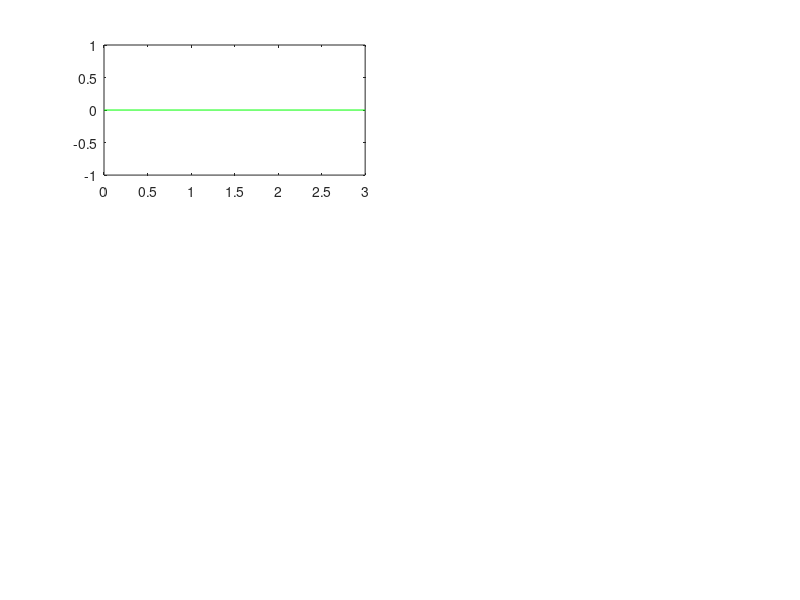

This chart was generated by the following MATLAB code: (Note: this script raises an error after producing the figure.)
clear all; clc; close all;
% general_folder = '/data/FaezehRahbar/Projects/OSL_STE_multi-robot/Results/webots';

for a=1
%     if(a==1), folder_list = dir([general_folder '/0_no_com_no_coor/1_robot']); end
%     if(a==2), folder_list = dir([general_folder '/0_no_com_no_coor/2_robots']); end
%     if(a==3), folder_list = dir([general_folder '/0_no_com_no_coor/3_robots']); end
%     
%     if(a==4), folder_list = dir([general_folder '/1_com_no_coor/2_robots']); end
%     if(a==5), folder_list = dir([general_folder '/1_com_no_coor/3_robots']); end
%     if(a==8), folder_list = dir('/data/FaezehRahbar/Projects/OSL_STE_multi-robot/Results/1_com_no_coor/3_robots_2'); end
%     
%     if(a==6), folder_list = dir([general_folder '/2_com_coor/2_robots']); end
%     if(a==7), folder_list = dir([general_folder '/2_com_coor/3_robots']); end
%     if(a==9), folder_list = dir('/data/FaezehRahbar/Projects/OSL_STE_multi-robot/Results/2_com_coor/3_robots_2'); end
%     
%     if(a==10), folder_list = dir('/data/FaezehRahbar/Projects/OSL_STE_multi-robot/Results/friends_goal_prediction/2_robots'); end
%     if(a==11), folder_list = dir('/data/FaezehRahbar/Projects/OSL_STE_multi-robot/Results/friends_goal_prediction/3_robots'); end
%     
%     if(a==12), folder_list = dir('/data/FaezehRahbar/Projects/OSL_STE_multi-robot/Results/2nd_round/2/2_robots'); end
%     if(a==13), folder_list = dir('/data/FaezehRahbar/Projects/OSL_STE_multi-robot/Results/2nd_round/2/3_robots'); end
%     
%     if(a==0), folder_list = dir('/data/FaezehRahbar/Projects/OSL_STE_multi-robot/Results/new_braitenberg_internal_timeout'); end
    
    % choose the folders
    folder_list = dir('/home/wjin/Workspace/plume_model_learning_wind_speed_0.75/Results/results_test_maps_4000_dataset/2');
    folder_list = folder_list(~ismember({folder_list.name},{'.','..','current'}));
    folder_list = folder_list([folder_list.isdir]);
    exp_number = length(folder_list);
    
    % empty arrays
    expected_list = zeros(exp_number, 5);
    max_list = zeros(exp_number, 5);
    num_iteration = zeros(exp_number,1);
    entropy_list = zeros(exp_number,1);
    travelled_dist = zeros(exp_number,1);
    spent_time = zeros(exp_number,1);
    
    
    %% gather stats
    for i=1:exp_number
        folder_name = [folder_list(end-i+1).folder, '/', folder_list(end-i+1).name];
        % multiple robots
        robot_list = dir(folder_name);
        robot_list = robot_list(~ismember({robot_list.name},{'.','..'}));
        robot_list = robot_list([robot_list.isdir]);
        ID = arrayfun(@(struct) str2num(struct.name),robot_list);
        % ground truth and other params
        params = my_text2struct([[folder_name, '/', num2str(ID(1))], '/param_log.csv']);
        source_real_position = params.source_position;
        Q_min = params.min_maxs(1); Q_max = params.min_maxs(2);
        source_position_min = [params.min_maxs(3),params.min_maxs(5)];
        source_position_max = [params.min_maxs(4),params.min_maxs(6)];
        a_y_min = params.min_maxs(7); a_y_max = params.min_maxs(8);
        b_y_min = params.min_maxs(9); b_y_max = params.min_maxs(10);
        Q_nbins = params.nbins(1);
        x_nbins = params.nbins(2);
        y_nbins = params.nbins(3);
        a_y_nbins = params.nbins(4);
        b_y_nbins = params.nbins(5);
        finish_time = 10e+10; % just an initialization
        for j=1:params.number_of_robots
            folder_name_ID = [folder_name, '/', num2str(ID(j))];
            % data files :
            %position_history = dlmread([folder_name_ID, '/goal_position.csv']); %position_history
            expected_a_posteriori = dlmread([folder_name_ID '/expected_a_posteriori.csv']);
            max_a_posteriori = dlmread([folder_name_ID '/max_a_posteriori.csv']);
            entropy = dlmread([folder_name_ID '/entropy.csv']);
            % data extraction from the robot who finished first:
            if(entropy(end,2) < finish_time)
                finish_time = entropy(end,2);
                spent_time(i) = finish_time;%/1000;
                %expected_list(i,:) = expected_a_posteriori(end,2:end-2);
                expected_list(i,:) = expected_a_posteriori(end,2:end) - [source_real_position(1) source_real_position(2) 0 0 0];
                if(isnan(expected_list(i,1))) 
                    expected_list(i,:) = expected_a_posteriori(end-1,2:end) - [source_real_position(1) source_real_position(2) 0 0 0];
                end
                %max_list(i,:) = max_a_posteriori(end,3:end-2);
                max_list(i,:) = max_a_posteriori(end,2:end) - [source_real_position(1) source_real_position(2) 0 0 0];
                entropy_list(i) = entropy(end,1);
            end
            %         num_iteration(i) = num_iteration(i) + sum(entropy(:,2) < finish_time);
            %         travelled_dist(i) = travelled_dist(i) + travelled_distance_calculation(position_history,1,sum(entropy(:,2) < finish_time));
        end
        for j=1:params.number_of_robots
            folder_name_ID = [folder_name, '/', num2str(ID(j))];
            position_history = dlmread([folder_name_ID, '/goal_position.csv']);
            num_iteration(i) = num_iteration(i) + sum(position_history(:,5) < finish_time);
            travelled_dist(i) = travelled_dist(i) + travelled_distance_calculation(position_history,1,sum(position_history(:,5) < finish_time));
            if(travelled_dist(i) > 2e4)
                disp(folder_name_ID);
                params.number_of_robots
            end
        end
%         if(entropy_list(i) > 0.05), rmdir(folder_name, 's'); end
    end
    %%
%     bad_runs = entropy_list>0.1;
%     travelled_dist(bad_runs)=[];
%     spent_time(bad_runs)=[];
%     num_iteration(bad_runs)=[];
%     expected_list(bad_runs,:)=[];
%     max_list(bad_runs,:)=[];
%     entropy_list(bad_runs,:)=[];
    
    %% plot
    f0 = figure('Position', [-1919          28         753        1066]);
    
    if(size(expected_list,2)==6)
        
        subplot(3,2,1);
        plot([0,3], [source_real_position(1), source_real_position(1)], 'g');
        hold on;
        boxplot([expected_list(:,2), max_list(:,2)]);
        ylim([source_position_min(1) source_position_max(1)]);
        xticklabels({'expected','max'})
        grid on;
        title('X');
        
        subplot(3,2,3);
        plot([0,3], [source_real_position(2), source_real_position(2)], 'g');
        hold on;
        boxplot([expected_list(:,3), max_list(:,3)]);
        ylim([source_position_min(2) source_position_max(2)]);
        xticklabels({'expected','max'})
        grid on;
        title('Y');
        
        subplot(3,2,5);
        plot([0,3], [source_real_position(3), source_real_position(3)], 'g');
        hold on;
        boxplot([expected_list(:,4), max_list(:,4)]);
        ylim([source_position_min(3) source_position_max(3)]);
        xticklabels({'expected','max'})
        grid on;
        title('Z');
        
        subplot(3,2,2);
        boxplot([expected_list(:,1), max_list(:,1)]);
        ylim([Q_min Q_max]);
        xticklabels({'expected','max'})
        grid on;
        title('Q');
        
        subplot(3,2,4);
        boxplot([expected_list(:,5), max_list(:,5)]);
        ylim([a_y_min a_y_max]);
        xticklabels({'expected','max'})
        grid on;
        title('Sigma_a');
        
        subplot(3,2,6);
        boxplot([expected_list(:,6), max_list(:,6)]);
        ylim([b_y_min b_y_max]);
        xticklabels({'expected','max'})
        grid on;
        title('Sigma_b');
        
    end
    if(size(expected_list,2) == 5)
        
        subplot(3,2,1);
        plot([0,3], [0 0], 'g');
        hold on;
        boxplot([expected_list(:,1), max_list(:,1)]);
        %     ylim([source_position_min(1) source_position_max(1)]);
        xticklabels({'expected','max'})
        grid on;
        title('error on X');
        
        subplot(3,2,3);
        plot([0,3], [0 0], 'g');
        hold on;
        boxplot([expected_list(:,2), max_list(:,2)]);
        %     ylim([source_position_min(2) source_position_max(2)]);
        xticklabels({'expected','max'})
        grid on;
        title('error on Y');
        
        subplot(3,2,2);
        boxplot([expected_list(:,3), max_list(:,3)]);
        ylim([Q_min Q_max]);
        xticklabels({'expected','max'})
        grid on;
        title('Q');
        
        subplot(3,2,4);
        boxplot([expected_list(:,4), max_list(:,4)]);
        ylim([a_y_min a_y_max]);
        xticklabels({'expected','max'})
        grid on;
        title('Sigma_a');
        
        subplot(3,2,6);
        boxplot([expected_list(:,5), max_list(:,5)]);
        ylim([b_y_min b_y_max]);
        xticklabels({'expected','max'})
        grid on;
        title('Sigma_b');
        
    end
    
    % iterations
    f1 = figure('Position', [-1161         674         580         420]);
    boxplot(num_iteration);
    grid on;
    title('number of iterations');
    
    pause(1);
    
    % entropy
    f2 = figure('Position', [-589   680   590   414]);
    boxplot(entropy_list);
    grid on;
    title('final entropy values');
    
    pause(1);
    
    % travelled distance
    f3 = figure('Position', [-1163 77 590 414]);
    boxplot(travelled_dist);
    grid on;
    title('sum of travelled distances');
    
    pause(1);
    
    % spent time
    f4 = figure('Position', [-599    72   600   416]);
    boxplot(spent_time);
    grid on;
    title('experiment duration');
    
    
    %% save
    saveas(f0,[folder_list(1).folder '/max_and_expected_values.png']);
    saveas(f1,[folder_list(1).folder '/number_iterations.png']);
    saveas(f2,[folder_list(1).folder '/final_entropy_values.png']);
    saveas(f3,[folder_list(1).folder '/sum_travelled_dist.png']);
    saveas(f4,[folder_list(1).folder '/sum_exp_duration.png']);
    data = [num_iteration, expected_list, travelled_dist, spent_time];
    save([folder_list(1).folder '/data.mat'],'data');
    
    %%
end

function dist = travelled_distance_calculation(position_history,start_ind,end_ind)
x = position_history(:,2);
y = position_history(:,3);
dist_2pt = sqrt( (x(start_ind+1:end_ind) - x(start_ind:end_ind-1)).^2 + (y(start_ind+1:end_ind) - y(start_ind:end_ind-1)).^2 );
dist = sum(dist_2pt);
end
